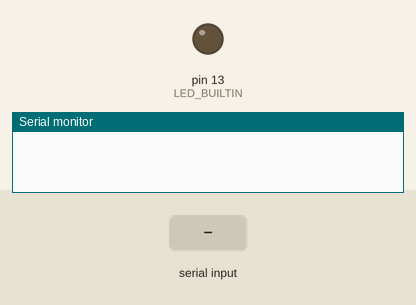
Recording of a sketch running on a simulated Arduino Mega 2560, built with avr-gcc and run on an emulated ATmega2560. Parts: output pins drawn as LEDs (lit = HIGH), the last lines printed to the serial monitor. Inputs (shaded band) come from the test bench.

Above: at 1.2 s.
1.3 s: "1\n" received over Serial
At 1.45 s:
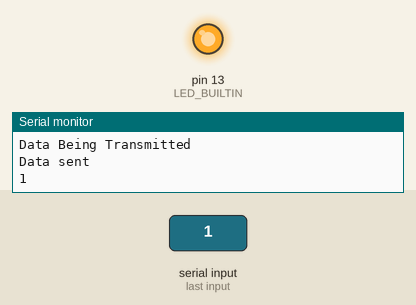
Timing chart, 0 to 4.3 s (numbered marks = the images above; inputs shaded):
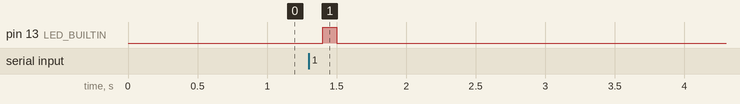

The sketch:

BTProject2.ino
```cpp
#include <SoftwareSerial.h>

#define rxtxSerial Serial1

void setup()
{
  rxtxSerial.begin(9600);
  Serial.begin(9600);
  pinMode(LED_BUILTIN, OUTPUT);
}

void loop()
{
  if (Serial.available())
  {
    String data = Serial.readStringUntil('\n');
    if (data.length() > 0)
    {
      Serial.println("Data Being Transmitted");
      rxtxSerial.println(data);
      Serial.println("Data sent");
      Serial.println(data);
      digitalWrite(LED_BUILTIN, 1);
      delay(100);
      digitalWrite(LED_BUILTIN, 0);
    }
  }
  delay(100);
}
```

Measured:
- after the input at 1.3 s, pin 13 (LED_BUILTIN): LOW → HIGH after 0.10 s, → LOW 0.10 s later
